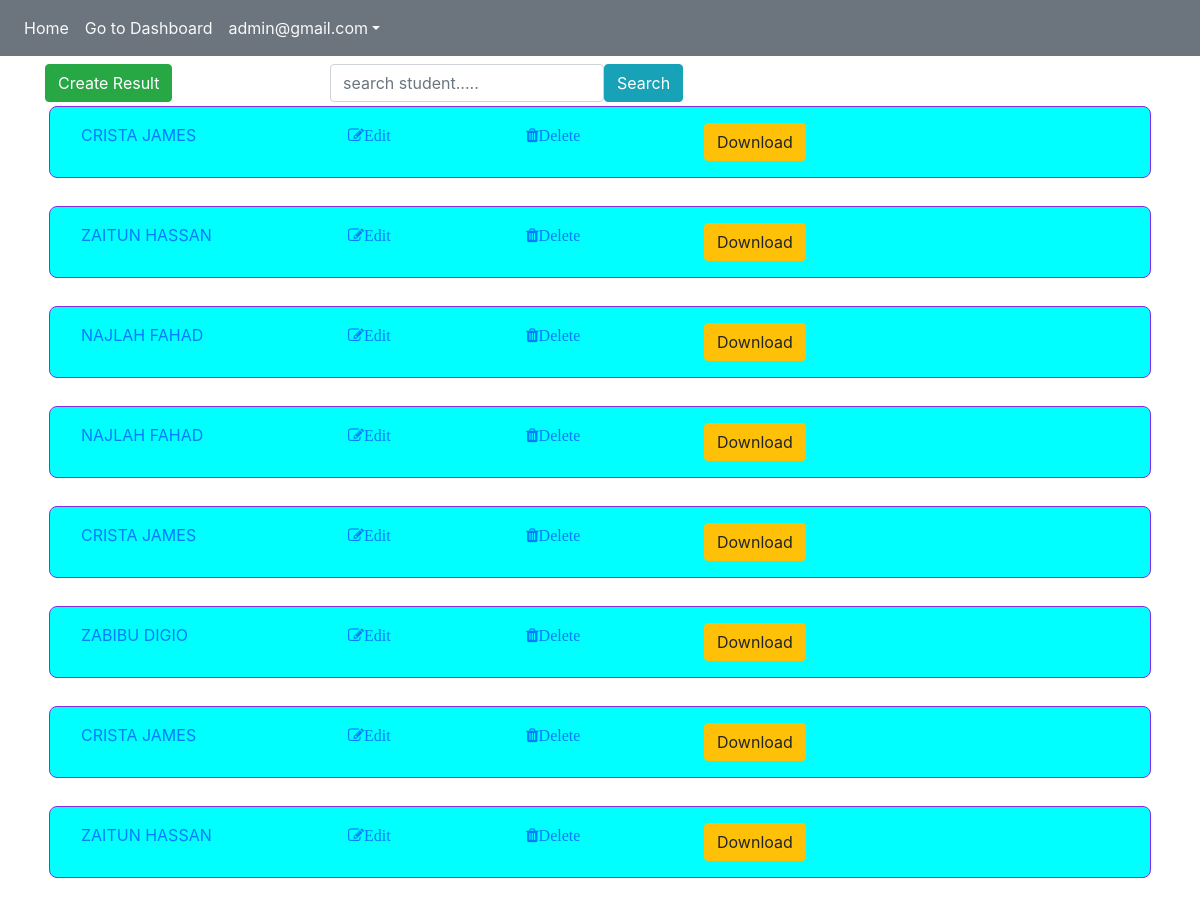
Screenshot of /admin_result/ (signed in) with the database file from the repository.
### result_app/models.py (models this page shows, shortened)
class User(AbstractBaseUser,PermissionsMixin):
    email=models.EmailField(unique=True,blank=False,null=False)
    password=models.CharField(max_length=200)
    full_name=models.CharField(unique=True,max_length=90,blank=True,null=True)
    phone_1=models.CharField(max_length=50)
    phone_2=models.CharField(max_length=50)
    is_active=models.BooleanField(default=True,blank=True,null=True)
    is_staff=models.BooleanField(default=False,blank=True,null=True)
    is_superuser=models.BooleanField(default=False,blank=True,null=True)
    USERNAME_FIELD='email'
    EMAIL_FIELD='email'
    REQUIRED_FIELDS=[]
    objects=CustomUserManager()

class Result(models.Model):
    email=models.EmailField(blank=True,null=True)
    stud_name=models.ForeignKey(Student,on_delete=models.CASCADE,verbose_name='Student Name',related_name='results')
    date_posted=models.DateField(auto_now_add=True)
    date_edited=models.DateField(auto_now_add=True)
    arithmetic=models.IntegerField(blank=True,null=True,validators=[MinValueValidator(0),MaxValueValidator(100)])
    arithmetic_grade=models.CharField(max_length=2,blank=True,null=True)
    arithmetic_grade_comment=models.CharField(max_length=100,blank=True,null=True)
    e_language=models.IntegerField(blank=True,null=True,verbose_name='English Language',validators=[MinValueValidator(0),MaxValueValidator(100)])
    e_language_grade=models.CharField(max_length=2,blank=True,null=True)
    e_language_grade_comment=models.CharField(max_length=100,blank=True,null=True)
    kiswahili=models.IntegerField(blank=True,null=True,validators=[MinValueValidator(0),MaxValueValidator(100)])
    kiswahili_grade=models.CharField(max_length=2,blank=True,null=True)
    kiswahili_grade_comment=models.CharField(max_length=100,blank=True,null=True)
    pre_science=models.IntegerField(blank=True,null=True,validators=[MinValueValidator(0),MaxValueValidator(100)])
    pre_science_grade=models.CharField(max_length=2,blank=True,null=True)
    pre_science_grade_comment=models.CharField(max_length=100,blank=True,null=True)
    writing=models.IntegerField(blank=True,null=True,validators=[MinValueValidator(0),MaxValueValidator(100)])
    writing_grade=models.CharField(max_length=2,blank=True,null=True)
    writing_grade_comment=models.CharField(max_length=100,blank=True,null=True)
    total=models.IntegerField(blank=False,null=False)
    average=models.IntegerField(blank=False,null=False)
    grade=models.CharField(max_length=3,blank=False,null=False,default='')
    pos=models.CharField(max_length=3,blank=True,null=True,default='')
    class Meta:
        ordering=['-date_posted']
    def is_new(self)->bool:
        if date.today() < self.date_posted+timedelta(days=7):
            return True
        return False

class Student(models.Model):
    parent=models.ForeignKey(settings.AUTH_USER_MODEL,on_delete=models.CASCADE,blank=True,null=True)
    full_name=models.CharField(max_length=100)
    class_level=models.ForeignKey('LevelClass',on_delete=models.CASCADE)

### result_app/views.py (the view)
# urls.py: path('admin_result/',views.admin_result,name='admin_result'),
def admin_result(request):
    if request.method=='GET':
       search=request.GET.get('search','')
       res=Result.objects.filter(stud_name__full_name__icontains=search)
    results=Result.objects.all().order_by('-average')
    return render(request,'admin_result.html',{'results':results,'res':res,'search':search})

### templates/admin_result.html (shortened to what this page needs)
{% extends 'base.html' %}
{% block content %}
{% if user.is_superuser %}
        <div class="row mt-2">
            <div class="col-3">
                <a href="{% url 'add_result' %}" class="btn btn-success">Create Result</a>
            </div>
            <div class="col-9">
                <div class="row">
                    <div class="col-12">
                        <form class="form form-inline"  method="get">
                            <input type="text" name="search" placeholder="search student....." class="form-control"><button class="btn btn-info" type="submit">Search</button>
                        </form>
                    </div>
                </div>
            </div>
        </div>
    {% if search %}
            {% for result in res %}
                <div class="row p-3 mt-1 mr-1 ml-1" style="background-color: aqua;border: 1px solid blueviolet; border-radius: 8px;">
                    <div class="col-3"><a href="{% url 'res_detail' result.id %}">{{result.stud_name.full_name}}</a></div>
                    <div class="col-2"><a href="{% url 'edit_result' result.id %}"><i class="fa fa-pencil-square-o ">Edit</i></a></div>
                    <div class="col-2"><a href="{% url 'delete_result' result.id %}"><i class="fa fa-trash ">Delete</i></a></div>
                    <div class="col-3 text-left"><a href="{% url 'download_pdf' result.id %}" class="btn btn-warning">Download</a></div>
                    <div class="col-2">
                        {% if result.is_new %}
                        <p>NEW</p>
                        {% endif %}
                    </div>
                </div>
                <br>
            {% endfor %}
    {% else %}
            {% for result in results %}
                <div class="row p-3 mt-1 mr-1 ml-1" style="background-color: aqua;border: 1px solid blueviolet; border-radius: 8px;">
                    <div class="col-3"><a href="{% url 'res_detail' result.id %}"> {{result.stud_name.full_name}}</a></div>
                    <div class="col-2"><a href="{% url 'edit_result' result.id %}"><i class="fa fa-pencil-square-o ">Edit</i></a></div>
                    <div class="col-2"><a href="{% url 'delete_result' result.id %}"><i class="fa fa-trash ">Delete</i></a></div>
                    <div class="col-3 text-left"><a href="{% url 'download_pdf' result.id %}" class="btn btn-warning">Download</a></div>
                    <div class="col-2 text-right">
                    </div>
                </div>
                <br>
            {% endfor %}
    {% endif %}
{% endif %}
{% endblock %}

### templates/navbar.html (shortened to what this page needs)
<nav class="navbar navbar-expand-lg navbar-light bg-secondary">
    <div class="collapse navbar-collapse" id="navbarNavAltMarkup">
      <div class="navbar-nav">
        <a class="nav-item nav-link text-light active" href="{% url 'home' %}">Home <span class="sr-only">(current)</span></a>
        {% if request.user.is_authenticated %}
        {% if user.is_superuser %}
        <a  class="nav-item nav-link text-light active" href="{% url 'dashboard' %}">Go to Dashboard</a>
        {% endif %}
         <div class="nav-item dropdown">
          <a href="" class="nav-link text-light dropdown-toggle" id="navbardrop" data-toggle="dropdown">{{user.email}}</a>
         </div>
        {% else %}
        <a class="nav-item nav-link text-light" href="{% url 'signup' %}">SignUp</a>
        <a class="nav-item nav-link text-light" href="{% url 'login' %}">Login</a>
        {% endif %}
      </div>
    </div>
  </nav>

### rows the page displays
User: email "admin@gmail.com"
Result: stud_name.full_name "CRISTA JAMES"
Result: stud_name.full_name "ZAITUN HASSAN"
Result: stud_name.full_name "NAJLAH FAHAD"
Result: stud_name.full_name "NAJLAH FAHAD"
Result: stud_name.full_name "CRISTA JAMES"
Result: stud_name.full_name "ZABIBU DIGIO"
Result: stud_name.full_name "CRISTA JAMES"
Result: stud_name.full_name "ZAITUN HASSAN"
